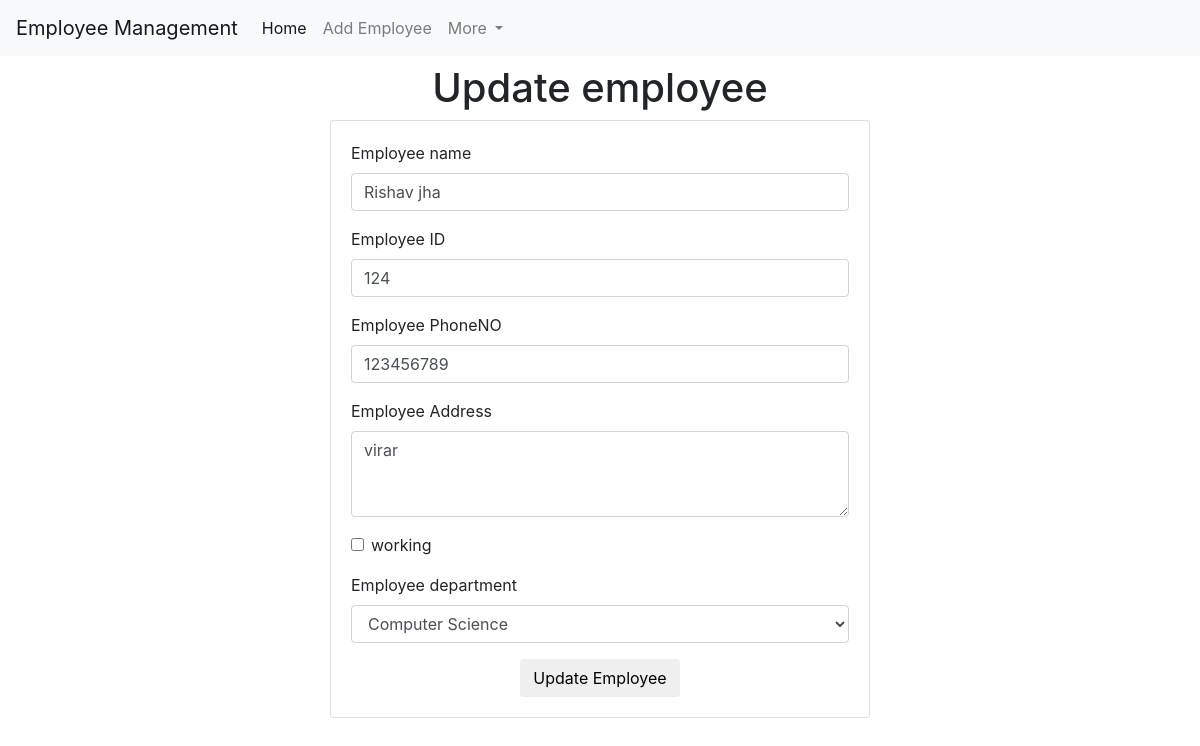
Screenshot of /emp/update-emp/5 with the database file from the repository.
### emp/models.py (models this page shows)
class employee(models.Model):
    name=models.CharField(max_length=200)
    emp_id=models.CharField(max_length=200)
    phone=models.CharField(max_length=10)
    address=models.CharField(max_length=200)
    working=models.BooleanField(default=False)
    department=models.CharField(max_length=10)

### emp/views.py (the view)
# urls.py: path('update-emp/<int:emp_id>',update_emp),
def update_emp(request,emp_id):
    emp=employee.objects.get(id=emp_id)
    return render(request,'update_emp.html',{
        'emp':emp,
    })

### templates/update_emp.html (shortened to what this page needs)
<!DOCTYPE html>
<html lang="en">
<head>
</head>
<body>
    {%include 'navbar.html'%}
    <h1 class="text-center my-2">Update employee</h1>
    <div class="container">
        <div class="row">
            <div class="col-md-6 offset-md-3">
                <div class="card">
                    <div class="card-body">
                        <form action="/emp/do-update-emp/{{emp.id}}" method="POST">
                            <div class="mb-3">
                                <label for="">Employee name</label>
                                <input type="text" id="name" name="emp_name" class="form-control" placeholder="enter employee name" value="{{emp.name}}">
                            </div>
                            <div class="mb-3">
                                <label for="">Employee ID</label>
                                <input type="text" id="id"name="emp_id" class="form-control" placeholder="enter employee ID" value="{{emp.emp_id}}">
                            </div>
                            <div class="mb-3">
                                <label for="">Employee PhoneNO</label>
                                <input type="text" name="emp_phone" id="phone" class="form-control" placeholder="enter employee PhoneNO" value="{{emp.phone}}">
                            </div>
                            <div class="mb-3">
                                <label for="">Employee Address</label>
                                <textarea name="emp_address" id="address"  rows="3" class="form-control">{{emp.address}}</textarea>
                            </div>
                            <div class="mb-3 form-check">
                                <input type="checkbox" {% if emp.working %} checked {% endif %}="emp_working" class="form-check-input">
                                <label for="working" class="form-check-label">working </label>
                            </div>
                            <div class="mb-3">
                                <label for="">Employee department</label>
                                <select value="{{emp.department}}" id="department" name="emp_department" class="form-control">
                                    <option value="CSE">Computer Science</option>
                                </select>
                            </div>
                            <div class="container text-center">
                                <button class="btn"> Update Employee</button>
                            </div>
                        </form>
                    </div>
                </div>
            </div>
        </div>
    </div>
</body>
</html>

### rows the page displays
employee: emp_name "Rishav jha", emp_id "124", emp_phone "123456789", emp_address "virar", emp_department "Computer Science"
